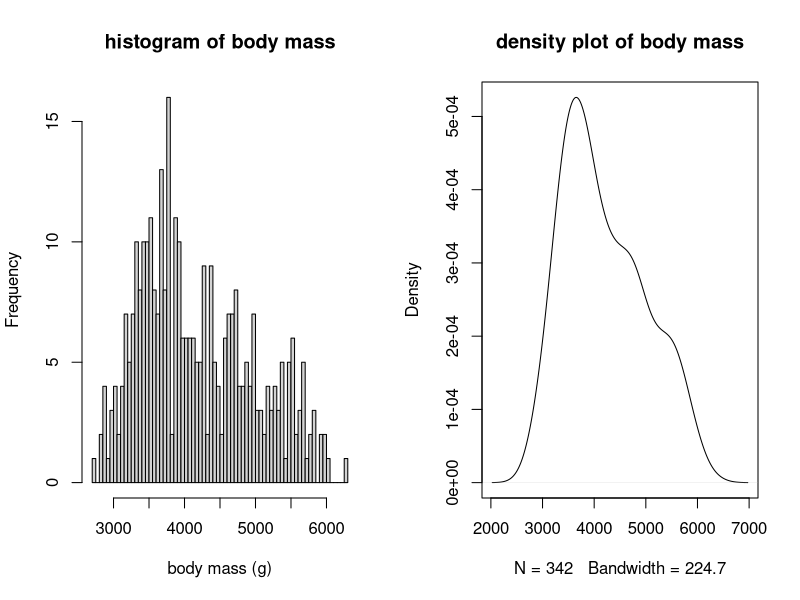
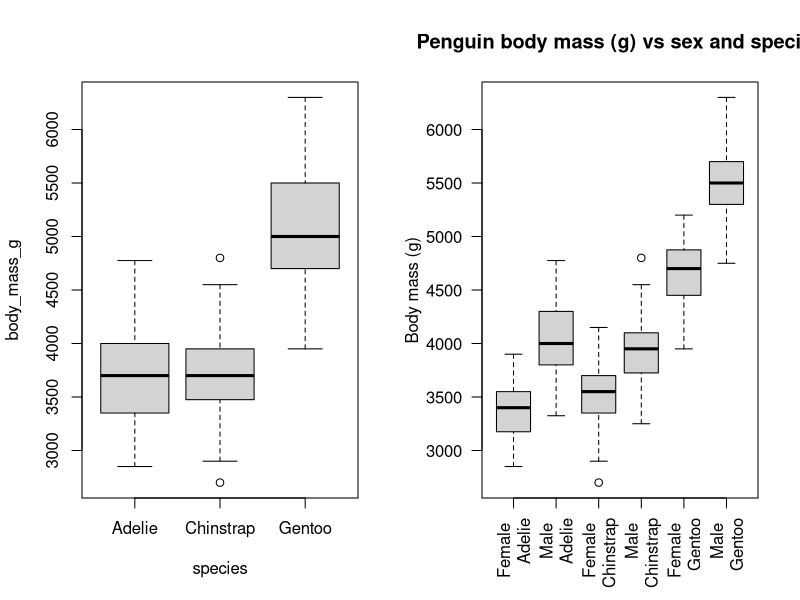

Source code (R) for these figures, in order:
require(palmerpenguins)

t.test(subset(penguins, species == "Gentoo")$flipper_length_mm)

t.test(
  x = subset(penguins, species == "Gentoo")$flipper_length_mm,
  mu = 218
)

t.test(
  x = subset(penguins, species == "Gentoo")$flipper_length_mm,
  mu = 218,
  alternative = "less"
)

t.test(flipper_length_mm ~ species, data = subset(penguins, species != "Chinstrap"))

par(mfrow = c(1, 2))
hist(penguins$body_mass_g, breaks = 80, main = "histogram of body mass", xlab = "body mass (g)")
plot(density(penguins$body_mass_g, na.rm = TRUE), main = "density plot of body mass")

boxplot(body_mass_g ~ species, data = penguins)

dat_chinstrap = subset(penguins, species == "Chinstrap")
mean(dat_chinstrap$body_mass_g, na.rm = TRUE)

shapiro.test(dat_chinstrap$body_mass_g)

aggregate(body_mass_g ~ species, data = penguins, FUN = mean)

fit_species = lm(body_mass_g ~ species, data = penguins)

summary(fit_species)

anova(fit_species)

fit_additive = lm(body_mass_g ~ sex + species, data = penguins)

fit_interactive = lm(body_mass_g ~ sex * species, data = penguins)

summary(fit_interactive)

lm(bill_length_mm ~ body_mass_g, data = penguins)

boxplot(formula = body_mass_g ~ sex*species, data = penguins, main = "Penguin body mass (g) vs sex and species", xlab = "", ylab = "Body mass (g)",
        names = c("Female \n Adelie", "Male \n Adelie", "Female \n Chinstrap", "Male \n Chinstrap", "Female \n Gentoo", "Male \n Gentoo"), las = 2)

fit_both <- lm(body_mass_g ~ sex*species, data = penguins)

summary(fit_both)

3368.84 + 158.37
head(penguins)

chosenones <- subset(dat_chinstrap, sex == "female")

mean(chosenones$body_mass_g)
